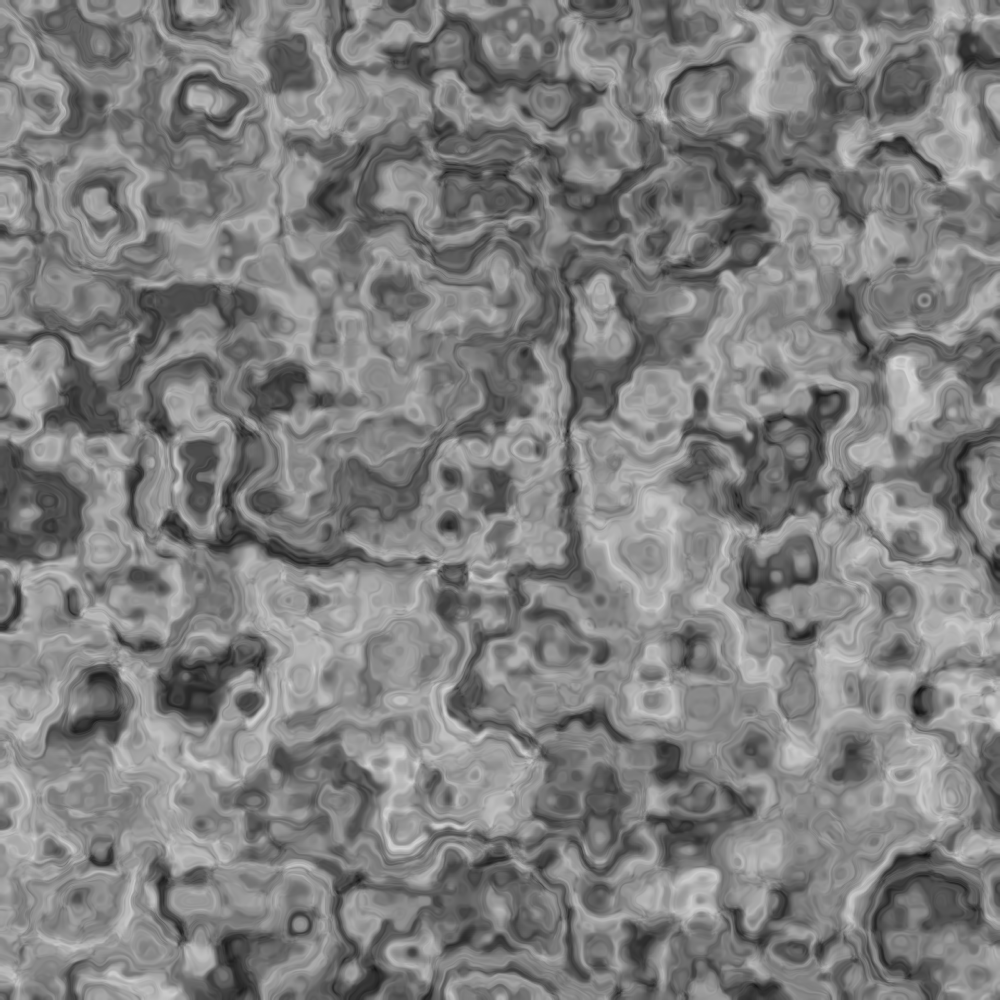
Frame 1 (no input)
Frame 60 (the mouse pressed at the canvas centre just before this capture): identical to frame 1, image omitted
Frame 120 (the mouse held since frame 60 and released just before this capture): identical to frame 1, image omitted

The Processing sketch that drew this single still picture (run headless with seeded random() and noise(); from frame 60 on, the mouse is pressed at the canvas centre):

// Processing sketch: DomainWarping
// ── DomainWarping.pde
void setup(){
  size(1000,1000);
  
  /*
  for (int j = 0;  j < 2; j++){
    loadPixels();
    for (int y = 0; y < height; y++){
      for (int x = 0; x < width; x++){
        int i = y*width+x;
        PVector displacement = PVector.fromAngle(brightness(pixels[i])/256f*TWO_PI).mult(brightness(pixels[i]));
        pixels[i] = color(noise((x+displacement.x)*0.01,(y+displacement.y)*0.01)*256);
      }
    }
    updatePixels();
  }*/
  
  loadPixels();
  for (int y = 0; y < height; y++){
    for (int x = 0; x < width; x++){
      int i = y*width+x;
      PVector displacement = new PVector(noise(x*0.01,y*0.01),noise(y*0.01,x*0.01)).mult(1000);
      pixels[i] = color(noise((x+displacement.x)*0.01,(y+displacement.y)*0.01)*256);
    }
  }
  updatePixels();
}

void draw(){
  //filter(THRESHOLD);
  
    
}
